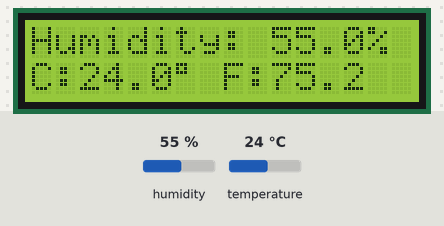
This sketch was run on a simulated Arduino Uno, built with avr-gcc and run on an emulated ATmega328P. Parts: 16×2 character LCD. The test bench sets the inputs (shaded band); at power-on: temperature 24 °C, humidity 55 %.

Above: at 1.2 s.
1.3 s: temperature set to 31.6 °C
At 3.4 s:
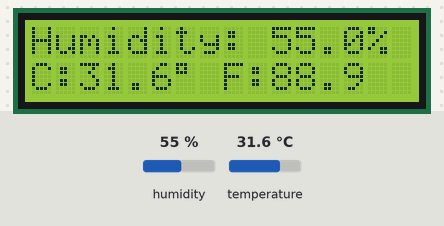
4.0 s: temperature set to 32.4 °C
At 4.9 s:
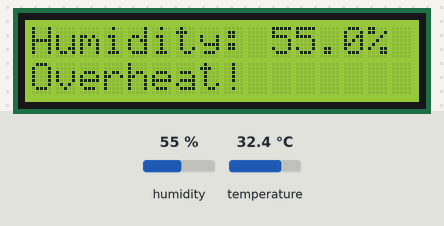
6.7 s: humidity set to 22 %
At 9.1 s:
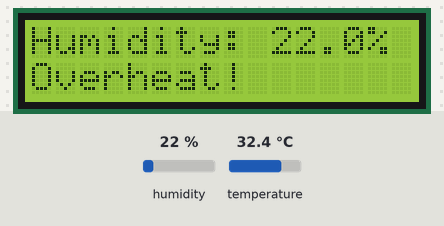
9.7 s: humidity set to 40 %
At 10.6 s:
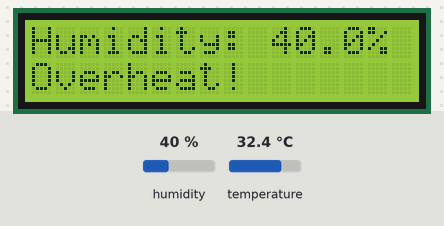
Timing chart, 0 to 12.7 s (numbered marks = the images above; inputs shaded):
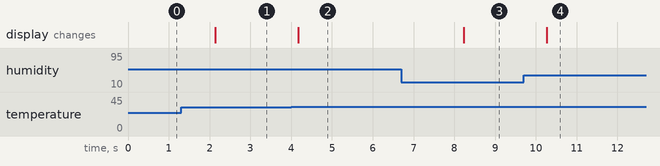

Measured:
- the behaviour switches between 32 and 32.1 °C on temperature (found by bisection; images 1 and 2)
- after the input at 1.3 s, the display: changes after 0.84 s (image 1)
- after the input at 4.0 s, the display: changes after 0.17 s (image 2)
- after the input at 6.7 s, the display: changes after 1.5 s (image 3)
- after the input at 9.7 s, the display: changes after 0.57 s (image 4)

The sketch:

expt4.ino
```cpp
#include <LiquidCrystal_I2C.h>
#include <Wire.h>
#include "DHT.h"

LiquidCrystal_I2C lcd(0x27, 16, 2);

#define DHTPIN 2
#define DHTTYPE DHT22
DHT dht(DHTPIN, DHTTYPE);

void setup() {
  Serial.begin(9600);
  lcd.init();
  lcd.backlight();
  dht.begin();
}

void loop() {
  float humidity = dht.readHumidity();
  float temperatureC = dht.readTemperature();
  float fahrenheit = (temperatureC * 9.0 / 5.0) + 32.0;

  // Check for failed readings
  if (isnan(humidity) || isnan(temperatureC)) {
    lcd.clear();
    lcd.setCursor(0, 0);
    lcd.print("Sensor Error!");
    Serial.println("Failed to read from DHT22 sensor!");
  } else {
    lcd.clear();
    lcd.setCursor(0, 0);
    lcd.print("Humidity: ");
    lcd.print(humidity, 1);
    lcd.print("%");

    lcd.setCursor(0, 1);
    if (temperatureC > 32.0) {
      lcd.print("Overheat!");
    } else {
      lcd.print("C:");
      lcd.print(temperatureC, 1);
      lcd.print((char)223); // Degree symbol
      lcd.print(" F:");
      lcd.print(fahrenheit, 1);
    }
  }

  delay(2000); // Wait 2 seconds before next reading
}
```
